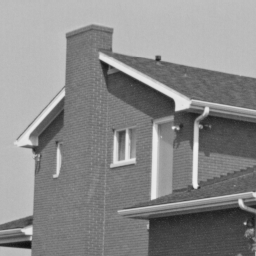
%> input picture NLH_AWGN_Gray/Images/house.png, 256 x 256 px
$ octave NLH_AWGN_Gray_Blind_Demo.m   (GNU Octave 9; MATLAB toolbox functions it lacks are replaced by stand-ins)
%> lines starting %> are read from the running program, lines starting %| are printed output that depends on the picture
### NLH_AWGN_Gray/Noise_Estimation/Noise_estimation.m

function  [sigma_tb sigma_est dis_map dis_map1] = noise_estimation(im)


%%%%%%%%%%%%%%%%%%%%%%%%%%%%%%%%%%%%%%%%%%%%%%%%%%%%%%%%%%%%%%%%%%%%%%%%%%
%%%%%%%% Original Noise level  estimation

[dis_map,sigma_tb] = NL_distance(8,16,2,39,single(32),double(im));

sigma_est = double(sigma_tb);
%%%%%%%%%%%%%%%%%%%%%%%%%%%%%%%%%%%%%%%%%%%%%%%%%%%%%%%%%%%%%%%%%%%%%%%%%%
%%%%%%%% Refined Noise level estimation

if sigma_tb > 70 % && sigma_tb <= 150
[dis_map1,sigma_tb1] = NL_distance_refine(8,16,2,39,single(32),double(im),double(dis_map),double(sigma_tb));
sigma_est  = double(sigma_tb1);
elseif sigma_tb <= 70
[dis_map1,sigma_tb1] = NL_distance_refine(8,16,2,39,single(32),double(im),double(dis_map),double(sigma_tb));
% [dis_map1,sigma_tb1] = NL_distance_refine(8,16,2,39,single(32),double(im),double(dis_map1),double(sigma_tb1));
% [dis_map1,sigma_tb1] = NL_distance_refine(8,16,2,39,single(32),double(im),double(dis_map1),double(sigma_tb1));
[dis_map1,sigma_est] = NL_distance_refine(8,16,2,39,single(32),double(im),double(dis_map1),double(sigma_tb1));
end

### NLH_AWGN_Gray/NLH_AWGN_Gray_Blind_Demo.m

clear all
close all

clc


image_name = [
%     'Cameraman256.png'
    'house.png'
%     'peppers256.png'
%     'montage.png'
%     'Lena512.png'
%     'barbara.png'
%     'boat.png'
%     'man.png'
%     'couple.png'
%     'hill.png'
    ];

    %%%%%%%%%%%%%%%%%%%%%%%%%%%%%%%%%%%%%%%%%%%%%%%%%%%%%%%%%%%%%%%%%%%%%%%%%%
%%%%  Specify the std. dev. of the corrupting noise
%%%%
if (exist('sigma') ~= 1),
    sigma               = 50; %% default standard deviation of the AWGN
end


    im = im2double(imread(image_name));  %% read a noise-free image and put in intensity range [0,1]
%> im: size 256x256 double; min 0.0627, max 0.937, mean 0.541

    im1= im;

    [M,N]=size(im);
%> M = 256; N = 256


    randn('seed', 0);                          %% generate seed
    im = im + (sigma/255)*randn(size(im)); %% create a noisy image
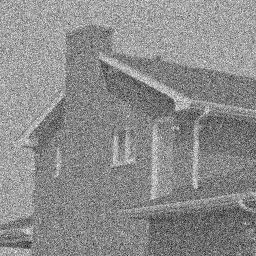
%> im: size 256x256 double; min -0.644, max 1.51, mean 0.542; drawn with min black and max white

%%%%%%%%%%%%%%%%%%%%%%%%%%%%%%%%%%%%%%%%%%%%%%%%%%%%%%%%%%%%%%%%%%
 figure,imshow(im);
%> after `imshow(im)`:
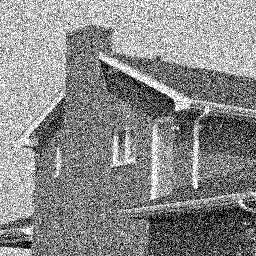
%> displayed picture: size 256x256, on the screen's scale of 0 to 255; min 0, max 255, mean 137.6
%> the run ends on the next line


%%%%%%%%%%%%%%%%%%%%%%%%%%%%%%%%%%%%%%%%%%%%%%%%%%%%%%%%%%%%%%%%%%%%%%%%%%
%%%%%%%% Noise level estimation

[sigma_tb sigma_est dis_map] = Noise_estimation(im); %% estimate noisy level

$ run again, with NLH_AWGN_Gray/Images/peppers256.png copied over NLH_AWGN_Gray/Images/house.png
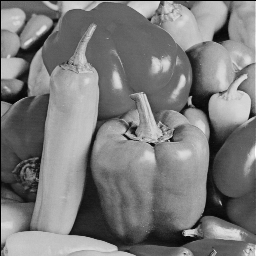
%> input picture NLH_AWGN_Gray/Images/peppers256.png, 256 x 256 px
%> `im = im + (sigma/255)*randn(size(im));`:
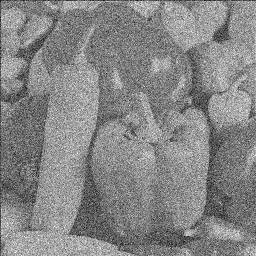
%> im: size 256x256 double; min -0.651, max 1.5, mean 0.483; drawn with min black and max white
%> `imshow(im)`:
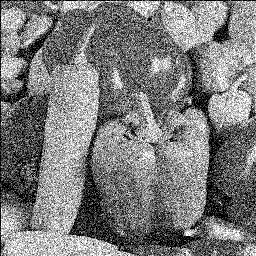
%> displayed picture: size 256x256, on the screen's scale of 0 to 255; min 0, max 255, mean 123.9
